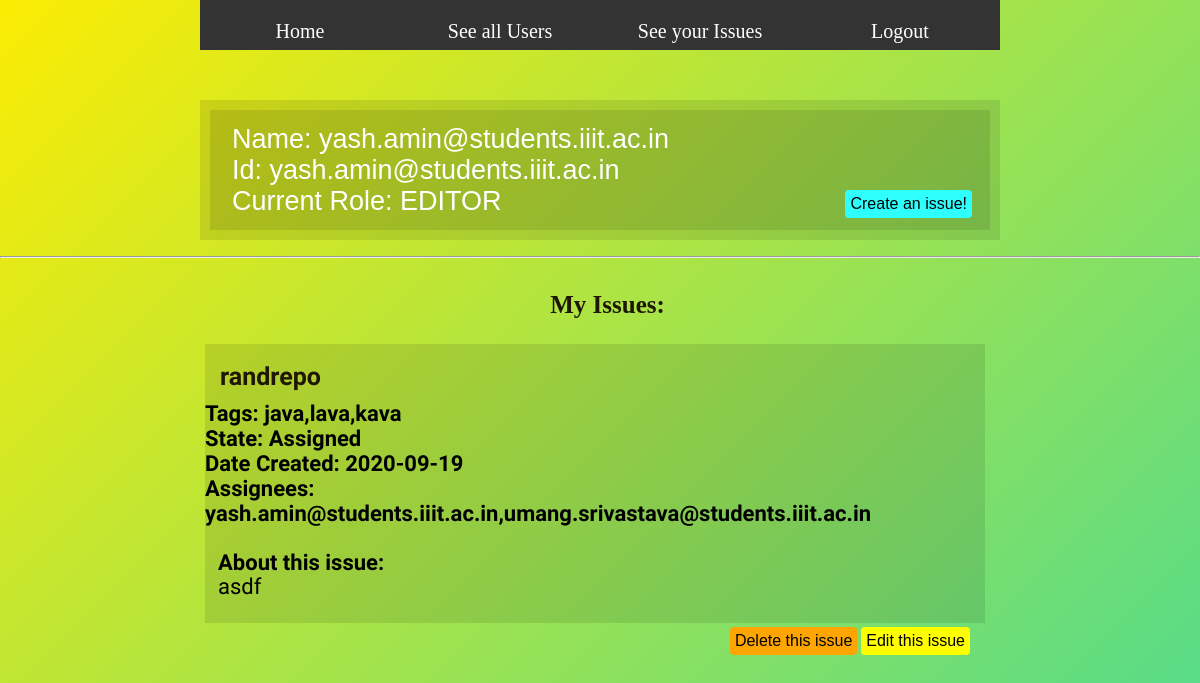
Page /myissues (signed in) on the committed database.
### app.py (models this page shows, shortened)
class USERS(db.Model):
	id = db.Column(db.Integer, primary_key=True)
	username = db.Column(db.String(100), nullable=True)
	Name = db.Column(db.String(100), nullable=True)
	role = db.Column(db.String(50), nullable=True)

class ISSUES(db.Model):
	id = db.Column(db.Integer, primary_key=True)
	title = db.Column(db.String(100), nullable=False)
	description = db.Column(db.String(200), nullable=False)
	state = db.Column(db.String(100), nullable=False)
	tags = db.Column(db.String(100), nullable=False)
	assignees = db.Column(db.String(200), nullable=True)
	owner = db.Column(db.String(100), nullable=False)
	gitlink = db.Column(db.String(100), nullable=False)
	date_created = db.Column(db.DateTime, default=datetime.utcnow)
	assignees = db.Column(db.String(1000), nullable = True)

### app.py (the view)
@app.route('/myissues')
def myissues():
	current_owner = session["username"]
	current_name = session["Name"]
	current_role = session["role"]
	user = USERS.query.filter_by(username = current_owner).all()
	myissues = ISSUES.query.filter_by(owner = current_owner).all()
	return render_template('/myissues.html',
		username = current_owner,
		Name = current_name,
		Role = current_role,
		myissues = myissues)

### templates/myissues.html (shortened to what this page needs)
{% extends 'base.html' %}
{% block body %}
<div class="content">
    <div id="mainPicture">
        <div class="picture">
            <div id="headerTitle">Name: {{Name}}</div>
            <div id="headerTitle">Id: {{username}}</div>
            <div id="headerTitle">Current Role: {{Role}}
            {% if Role == "VIEWER" %}
                <p></p>
            {% else %}
                <a href="{{ url_for('addissue') }}"><button class="createis" style="margin-right: 40px ">Create an issue!</button></a>
            {% endif %}
        </div>
        </div>
    </div>
    <br><hr>
    <h1 style="text-align: center">My Issues: </h1>
    {% if myissues|length < 1 %}
    <h4 style="text-align: center">You have  no issues. Create one!</h4>
    {% else %}
        {% for issue in myissues %}
        <div class="contentBox">
                <div class="innerBox">
                    <h1> {{issue.title}}</h1>
                    <h4 class="tags"> Tags: {{issue.tags}}</h4>
                    <h4 class="state">State: {{issue.state}}</h4>
                    <h4> Date Created: {{issue.date_created.date()}}</h4>
                    <h4 class="assignees">Assignees: {{issue.assignees}}</h4>
                    <br>
                    <div class="contentText" style="font-size: 22px">
                        <h4>About this issue:</h4>
                        <p> {{issue.description}}</p>
                        <br>
                        <p>
                            <p><a href="/update/{{issue.id}}"><button class="button" >Edit this issue</button></a>
                            <a href="/delete/{{issue.id}}"><button class="delis">Delete this issue</button></a></p>
                        </p>
                    </div>
                </div>
            </div>
            <br><br>
        {% endfor %}
    {% endif %}
</div>
{% endblock %}

### static/css/main.css (style rules this page uses)
body { margin: 0; padding: 0; text-align: left; font-family:"Adobe Garamond Pro Bold", Georgia, "Times New Roman", Times, serif; font-size: 13px; background: linear-gradient(-45deg, #8ed523, #23d550, #24d6b3, #fcec03); background-size: 400% 400%; animation: gradient 15s ease infinite; }
* { margin: 0 auto 0 auto; text-align:left; }
#mainPicture { position: relative; margin-top: 50px; clear:both; width:800px; height:140px; background-color: rgba(0,0,0,0.1); }
#mainPicture .picture { font-family: "Comic Sans MS", cursive, sans-serif; position:relative; width:780px; height:120px; top:10px; margin-left:10px; background-color: rgba(0,0,0,0.1); background-repeat:no-repeat; }
#headerTitle { position:relative; text-align:left; top:14px; left:22px; font-size:27px; color:#FFFFFF; }
.contentBox { margin-top:10px; width:800px; height:auto; padding-bottom:20px; }
.contentBox .innerBox { font-family: 'Baumans'; font-weight: lighter; font-size: 22px; margin-left: 5px; position:relative; width:780px; height:auto; top:10px; background-color: rgba(0,0,0,0.1); background-repeat:repeat-x; }
h1 { font-size:25px; margin-bottom:10px; padding-top:18px; margin-left:15px; margin-top:15px; color:#1F1603; }
.contentText { line-height:24px; margin-left:13px; margin-right:13px; }
.button { float: right; background-color: yellow; border-radius: 4px; border: none; color: black; padding: 5px; text-align: center; text-decoration: none; display: inline-block; font-size: 16px; margin: 4px 2px; cursor: pointer; }
.delis { float: right; border-radius: 4px; border: none; padding: 5px; text-align: center; text-decoration: none; display: inline-block; font-size: 16px; margin: 4px 2px; cursor: pointer; background-color: orange; color: black; }
.createis { float: right; border-radius: 4px; border: none; padding: 5px; text-align: center; text-decoration: none; display: inline-block; font-size: 16px; margin: 4px 2px; cursor: pointer; background-color: #2efffc; color: black; }
html, body { text-align: center; }
p { text-align: left; }

### rows in the picture
USERS: role "EDITOR"
ISSUES: title "randrepo", tags "java,lava,kava", state "Assigned", date_created "2020-09-19", assignees "yash.amin@students.iiit.ac.in,umang.srivastava@students.iiit.ac.in", description "asdf"

### other values in the picture
{{ Name }} "yash.amin@students.iiit.ac.in"
{{ username }} "yash.amin@students.iiit.ac.in"
